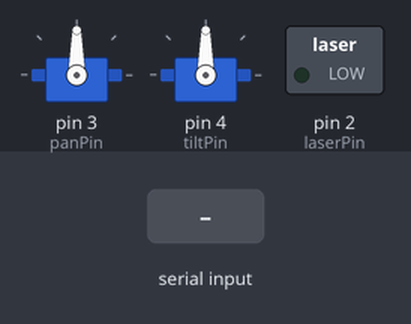
Simulated run of this sketch. Board: Arduino Uno, built with avr-gcc and run on an emulated ATmega328P. Shown: 2 × servo, switched loads named in the sketch (green lamp = pin HIGH). Inputs (shaded band) come from the test bench.

Above: at 1.2 s.
1.3 s: "LON\n" received over Serial
At 2.5 s:
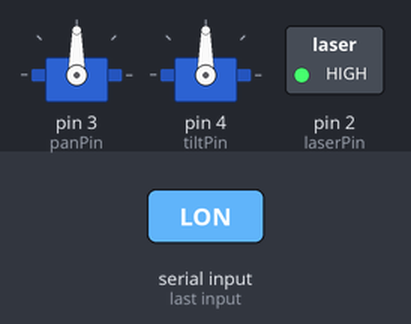
2.8 s: "P,45\n" received over Serial
At 3.8 s:
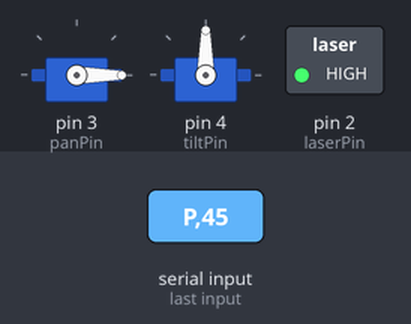
4.3 s: "LOFF\n" received over Serial
At 4.9 s:
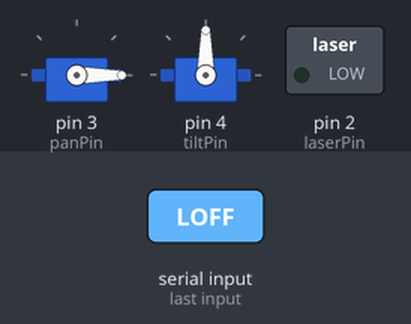
5.8 s: "T,45\n" received over Serial
At 7.0 s:
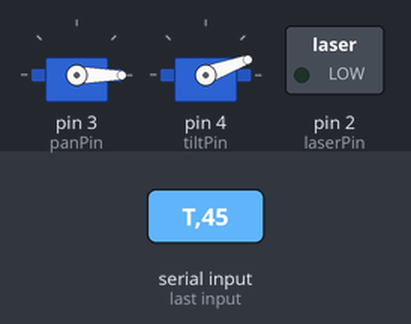
7.3 s: "P90\n" received over Serial
At 8.4 s:
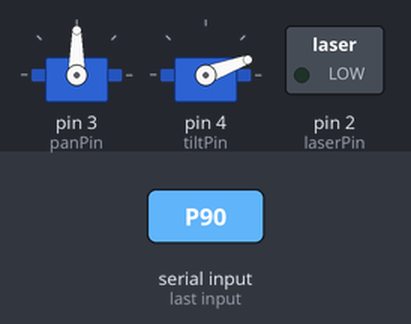
8.8 s: "T90\n" received over Serial
At 9.5 s:
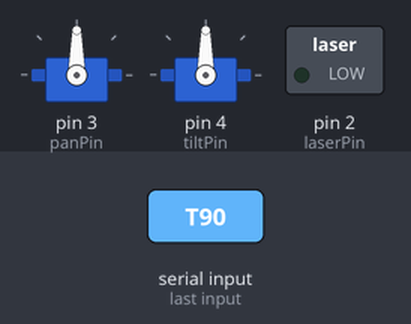
Timing chart, 0 to 11.3 s (numbered marks = the images above; inputs shaded):
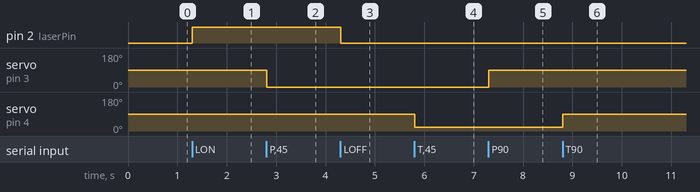

The sketch:

laser_turret_serial_initial_test.ino
```cpp
#include <Servo.h>

const int panPin  = 3;
const int tiltPin = 4;
const int laserPin = 2;

Servo panServo;
Servo tiltServo;

void setup() {
  Serial.begin(9600);
  pinMode(laserPin, OUTPUT);

  panServo.attach(panPin);
  tiltServo.attach(tiltPin);

  panServo.write(90);
  tiltServo.write(90);
  digitalWrite(laserPin, LOW);
}

void loop() {
  if (Serial.available()) {
    String cmd = Serial.readStringUntil('\n');
    cmd.trim();

    // Format: P<angle>  T<angle>  LON  LOFF
    if (cmd.startsWith("P")) {
      int angle = constrain(cmd.substring(1).toInt(), 0, 180);
      panServo.write(angle);
    }
    else if (cmd.startsWith("T")) {
      int angle = constrain(cmd.substring(1).toInt(), 20, 160);
      tiltServo.write(angle);
    }
    else if (cmd == "LON")  { digitalWrite(laserPin, HIGH); }
    else if (cmd == "LOFF") { digitalWrite(laserPin, LOW);  }
  }
}
```

Measured:
- after the input at 1.3 s, pin 2 (laserPin): LOW → HIGH at once
- after the input at 2.8 s, servo on pin 3 (panPin): 90° → 0° at once
- after the input at 4.3 s, pin 2 (laserPin): HIGH → LOW at once
- after the input at 5.8 s, servo on pin 4 (tiltPin): 90° → 20° at once
- after the input at 7.3 s, servo on pin 3 (panPin): 0° → 90° at once
- after the input at 8.8 s, servo on pin 4 (tiltPin): 20° → 90° at once
